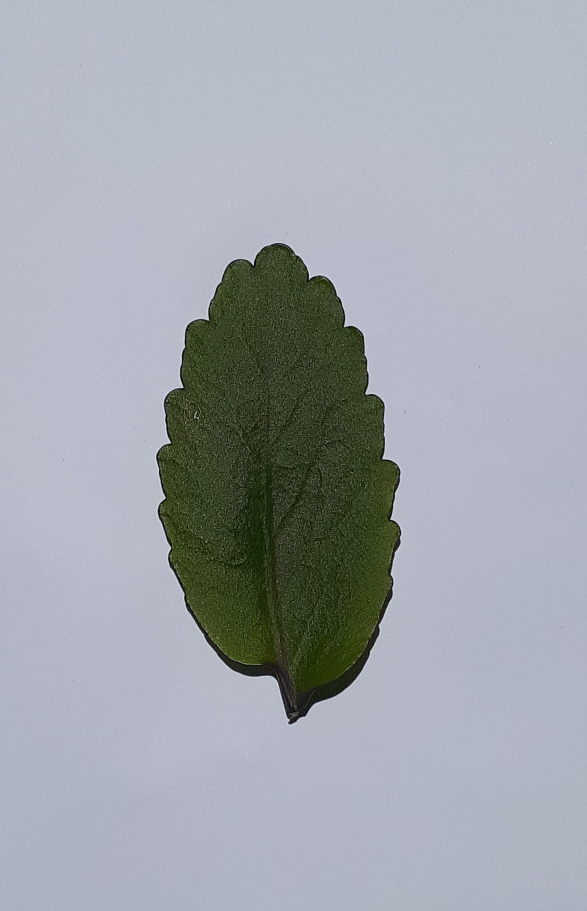
%> input picture Dataset/Cocor-Bebek-1.jpg, 1173 x 1822 px (shown at 1/2 size); its folder holds only this picture in this run
$ octave ekstrak_fitur.m   (GNU Octave 9; MATLAB toolbox functions it lacks are replaced by stand-ins)
%> lines starting %> are read from the running program, lines starting %| are printed output that depends on the picture; in (x1, y1, x2, y2) boxes, pixels count from 0 and x2, y2 are one past the last pixel; in counts of white or black regions, pixels touching at a corner belong together; the program's own positions count from 1
image_folder = 'dataset';
% dir itu untuk list content dalam directory
% fullfile itu untuk membuat semua properti dari sebuah file, trus
% nyambungin path kayak os.path.join
filenames = dir(fullfile(image_folder, '*.jpg'));
% numel untuk menghitung jumlah element dalam suatu list
total_images = numel(filenames);

for n = 1:total_images
    % membuat nama 1 file untuk setiap iterasi
    full_name = fullfile(image_folder, filenames(n).name);
    % imread untuk membaca gambar
    img = imread(full_name);
%> img is the input picture: size 1822x1173x3 uint8; mean R, G, B 160.7, 165.9, 172.8
    % cek apakah sudah potrait
    [rows, columns, channels] = size(img);
%> rows = 1822; columns = 1173; channels = 3
    if columns > rows
        % imrotate untuk merotasi gambar
        img = imrotate(img, 90);
    end
    % meresize ukuran gambar supaya ukuran dataset sama
    img_resize = imresize(img, [256,192]);

    % CIRI BENTUK
    % mencoba segmentasi dengan tresholding
    % rgb2gray untuk mengubah gambar rgb menjadi gray
    img_gray = rgb2gray(img_resize);
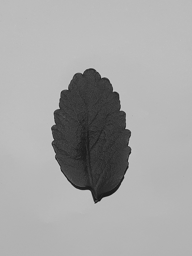
%> img_gray: size 256x192 uint8; min 17, max 201, mean 165.2
    % mencoba convert grayscale ke binary dengan thresholding adaptive
    img_bw = imbinarize(img_gray, "adaptive");
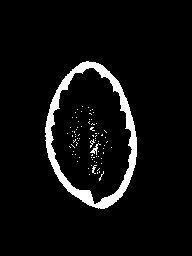
%> img_bw: size 256x192 logical; 5.6% white; 79 white regions (76 under 20 px), largest, box (x1, y1, x2, y2) and area: (45, 61, 137, 209) 2523, (90, 143, 101, 155) 38, (92, 165, 97, 174) 20
    % membuang object yang punya piksel dibawah batas, siapa tau ada noise
    % di sekitar. batas 10 cuma perkiraan
    img_obj = bwareaopen(img_bw, 10);
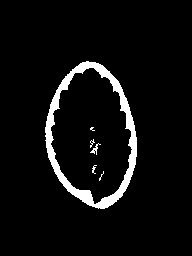
%> img_obj: size 256x192 logical; 5.3% white; 6 white regions (3 under 20 px), largest, box (x1, y1, x2, y2) and area: (45, 61, 137, 209) 2523, (90, 143, 101, 155) 38, (92, 165, 97, 174) 20
    % mengambil properti bentuk
    stats = regionprops(img_obj,'Area','Perimeter','Eccentricity');
%> stats = 6 regions; Area, Eccentricity and Perimeter: 2523 0.761 377.3, 38 0.895 42.42, 20 0.915 26.41, 17 0.903 22.68, 13 0.987 20.6, 11 0.652 14.23
    area(n) = stats.Area;
    perimeter(n) = stats.Perimeter;
    metric(n) = 4*pi*area(n)/(perimeter(n)^2);
    eccentricity(n) = stats.Eccentricity;

    % CIRI WARNA
    % rgb2hsv untuk mengubah rgb ke hsv
    img_hsv = rgb2hsv(img_resize);
%> img_hsv: size 256x192x3 double; mean H, S, V 0.565, 0.147, 0.695
    % mengekstrak masing-masing komponen Hue, Saturation, Value
    H = img_hsv(:,:,1);
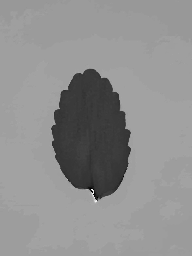
%> H: size 256x192 double; min 0, max 0.976, mean 0.565
    S = img_hsv(:,:,2);
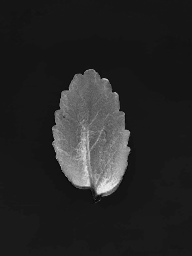
%> S: size 256x192 double; min 0, max 0.931, mean 0.147
    V = img_hsv(:,:,3);
    % dari tutorial dia melakukan tresholing pada komponen saturation
    S_bw = im2bw(S,.25);
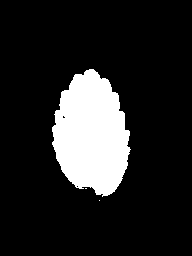
%> S_bw: size 256x192 logical; 14.7% white; 3 white regions (2 under 20 px), largest, box (x1, y1, x2, y2) and area: (52, 69, 131, 197) 7204
    % nilai 20 aku ambil karena ukuran gambarnya yang jadi lebih kecil
    S_bw = bwareaopen(S_bw,20);
%> S_bw: size 256x192 logical; 14.7% white; 1 white region, box (x1, y1, x2, y2) and area: (52, 69, 131, 197) 7204
    % mengambil citra RGB hasil segmentasi
    R = img_resize(:,:,1);
    G = img_resize(:,:,2);
    B = img_resize(:,:,3);

    R(~S_bw) = 0;
    G(~S_bw) = 0;
    B(~S_bw) = 0;
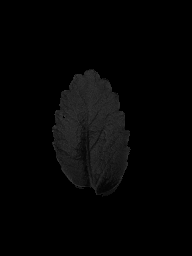
%> B: size 256x192 uint8; min 0, max 59, mean 4.7

    RGB = cat(3,R,G,B);
%> RGB: size 256x192x3 uint8; mean H, S, V 7.5, 9, 4.7

    % mencari titik yang berwarna putih di gambar segmentasi
    [a,b] = find(S_bw==1);
%> a = 7204 values from 70 to 197; b = 7204 values from 53 to 131
    Red = 0;
    Green = 0;
    Blue = 0;

    for m = 1:numel(a)
        Red = Red + double(R(a(m),b(m)));
        Green = Green + double(G(a(m),b(m)));
        Blue = Blue + double(B(a(m),b(m)));
    end
%> this loop made 7204 passes
%> (Red, Green, Blue) on passes 1 to 3: (59, 66, 37), (116, 131, 70), (159, 178, 89)
%> after the loop, Blue = 230511; Green = 443749; Red = 368533

    % menghitung besaran komposisi dari setiap warna
    Red = Red/numel(a);
%> Red = 51.16
    Green = Green/numel(a);
%> Green = 61.6
    Blue = Blue/numel(a);
%> Blue = 32

    red(n) = Red;
    green(n) = Green;
    blue(n) = Blue;
end

input = [metric;eccentricity];
%> input = [0.223; 0.761]
% membuat urutan label dari data citra latih (ada 75 data)
label = zeros(1,75);
% keterangan label : Cocor Bebek (1), Jambu (2), Kacang Panjang (3),
% Singkong (4), Tomat (5)
label(:,1:15) = 1;
label(:,16:30) = 2;
label(:,31:45) = 3;
label(:,46:60) = 4;
label(:,61:75) = 5;

% ekstrak fitur ke dalam bentuk csv
writematrix(area, 'area.csv');
writematrix(perimeter, 'perimeter.csv');
writematrix(metric, 'metric.csv');
writematrix(eccentricity, 'eccentricity.csv');
writematrix(red,'red.csv');
writematrix(green,'green.csv');
writematrix(blue,'blue.csv');
writematrix(label, 'label.csv');

$ run again, on Dataset/Cocor-Bebek-13.jpg
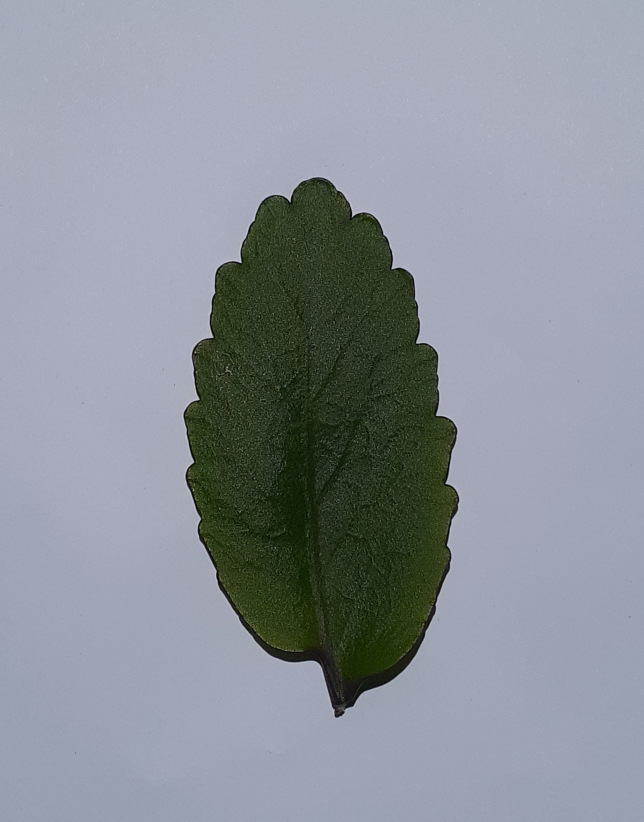
%> input picture Dataset/Cocor-Bebek-13.jpg, 1288 x 1643 px (shown at 1/2 size)
%> img is the input picture: size 1643x1288x3 uint8; mean R, G, B 140.1, 145.8, 154.3
%> `img_bw = imbinarize(img_gray, "adaptive");`:
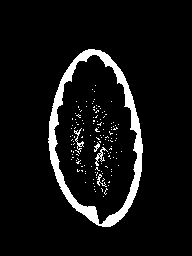
%> img_bw: size 256x192 logical; 7% white; 139 white regions (134 under 20 px), largest, box (x1, y1, x2, y2) and area: (48, 49, 143, 227) 2978, (95, 147, 108, 166) 71, (74, 128, 84, 152) 65, (97, 174, 107, 187) 38, (94, 142, 100, 152) 27
%> stats = 6 regions; Area, Eccentricity and Perimeter: 2978 0.818 434.4, 71 0.919 79.36, 65 0.946 86.59, 38 0.837 53.13, 27 0.908 26.52, 10 0.816 12.55
%> img_hsv: size 256x192x3 double; mean H, S, V 0.559, 0.179, 0.623
%> `B(~S_bw) = 0;`:
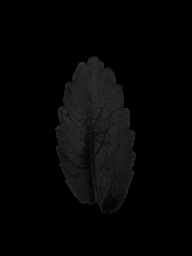
%> B: size 256x192 uint8; min 0, max 53, mean 5.3
%> RGB: size 256x192x3 uint8; mean H, S, V 7.6, 9.9, 5.3
%> a = 9154 values from 57 to 215; b = 9154 values from 56 to 136
%> the loop `for m = 1:numel(a)` made 9154 passes
%> (Red, Green, Blue) on passes 1 to 3: (49, 54, 38), (93, 105, 67), (127, 146, 89)
%> after the loop `for m = 1:numel(a)`: Blue = 259031; Green = 484755; Red = 375155
%> `Red = Red/numel(a);`: Red = 40.98
%> `Green = Green/numel(a);`: Green = 52.96
%> `Blue = Blue/numel(a);`: Blue = 28.3
%> input = [0.198; 0.818]

$ run again, on Dataset/Cocor-Bebek-14.jpg
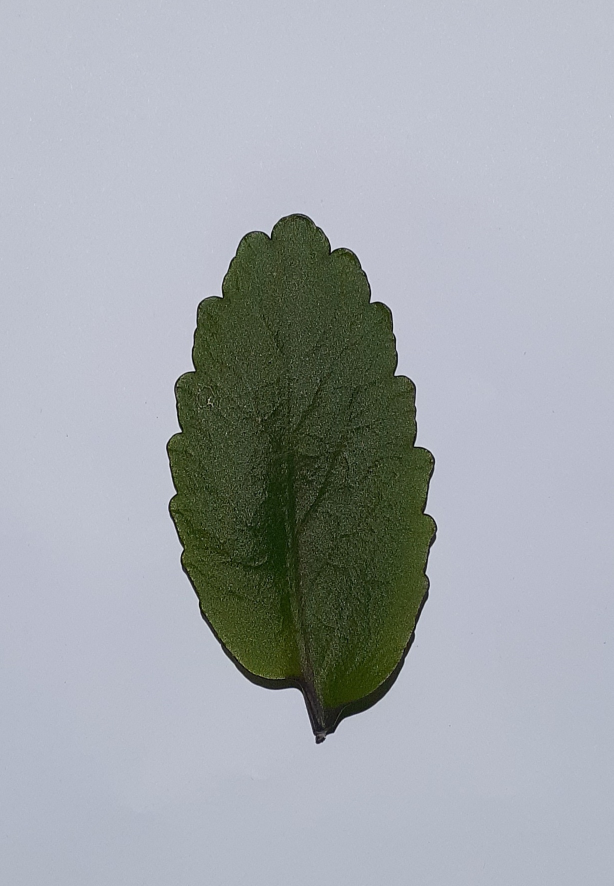
%> input picture Dataset/Cocor-Bebek-14.jpg, 1227 x 1772 px (shown at 1/2 size)
%> img is the input picture: size 1772x1227x3 uint8; mean R, G, B 163.1, 168.2, 173.3
%> `img_bw = imbinarize(img_gray, "adaptive");`:
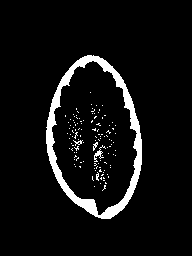
%> img_bw: size 256x192 logical; 6.3% white; 119 white regions (115 under 20 px), largest, box (x1, y1, x2, y2) and area: (46, 55, 142, 219) 2730, (94, 145, 106, 162) 59, (73, 140, 83, 146) 23, (93, 142, 98, 151) 22
%> stats = 7 regions; Area, Eccentricity and Perimeter: 2730 0.784 408.6, 59 0.901 75.42, 23 0.843 28.12, 22 0.922 20.05, 18 0.925 19.29, 11 0.939 17.81, 11 0.456 16.31
%> img_hsv: size 256x192x3 double; mean H, S, V 0.555, 0.149, 0.7
%> S_bw: size 256x192 logical; 17.5% white; 1 white region, box (x1, y1, x2, y2) and area: (53, 62, 136, 207) 8593
%> `B(~S_bw) = 0;`:
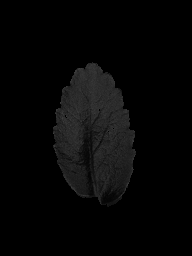
%> B: size 256x192 uint8; min 0, max 63, mean 6.1
%> RGB: size 256x192x3 uint8; mean H, S, V 9.5, 11.3, 6.1
%> a = 8593 values from 63 to 207; b = 8593 values from 54 to 136
%> the loop `for m = 1:numel(a)` made 8593 passes
%> (Red, Green, Blue) on passes 1 to 3: (73, 81, 47), (148, 165, 90), (206, 235, 119)
%> after the loop `for m = 1:numel(a)`: Blue = 301417; Green = 557270; Red = 466525
%> `Red = Red/numel(a);`: Red = 54.29
%> `Green = Green/numel(a);`: Green = 64.85
%> `Blue = Blue/numel(a);`: Blue = 35.08
%> input = [0.206; 0.784]

$ run again, on Dataset/Cocor-Bebek-10.jpg
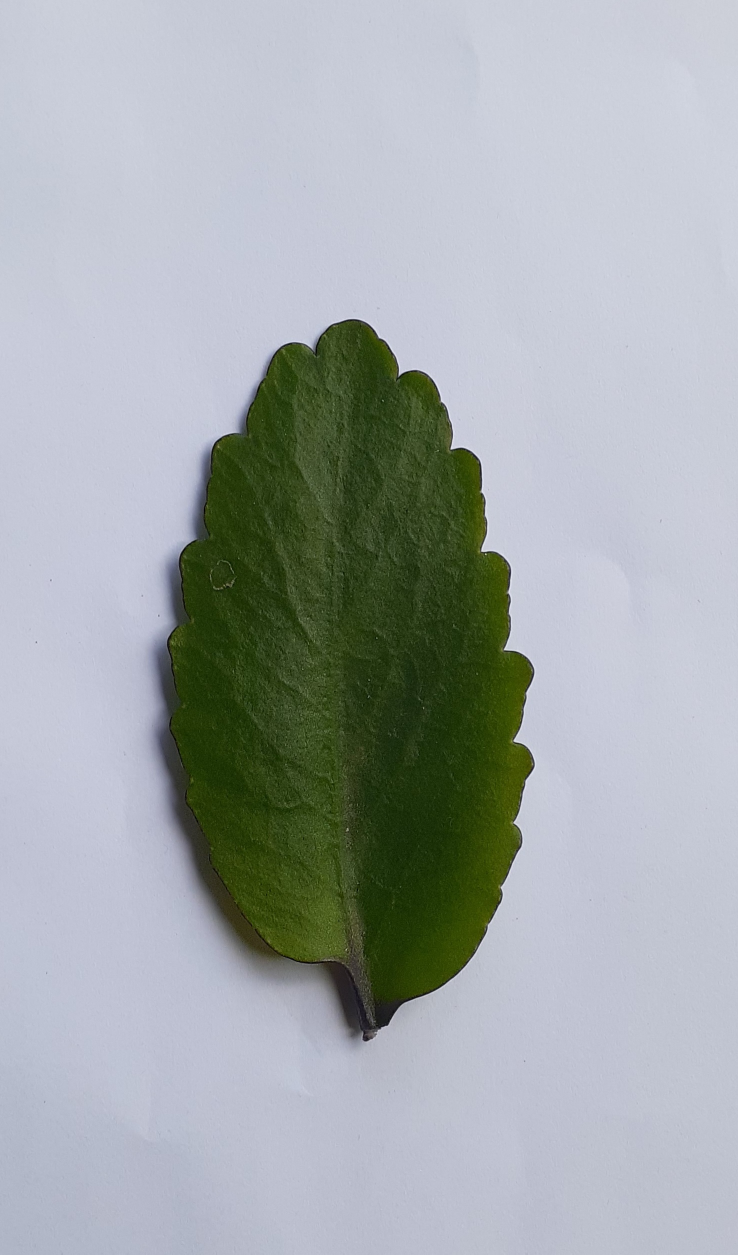
%> input picture Dataset/Cocor-Bebek-10.jpg, 1476 x 2509 px (shown at 1/2 size)
%> img is the input picture: size 2509x1476x3 uint8; mean R, G, B 164, 170.3, 172.3
%> img_bw: size 256x192 logical; 7% white; 69 white regions (62 under 20 px), largest, box (x1, y1, x2, y2) and area: (33, 57, 144, 219) 2837, (77, 84, 89, 117) 171, (81, 168, 94, 193) 72
%> stats = 9 regions; largest, Area, Eccentricity and Perimeter: 2837 0.714 430.4, 171 0.96 116.2, 72 0.968 77.25, 55 0.988 60.53, 48 0.938 41.04
%> img_hsv: size 256x192x3 double; mean H, S, V 0.551, 0.206, 0.711
%> S_bw: size 256x192 logical; 19.6% white; 1 white region, box (x1, y1, x2, y2) and area: (44, 66, 138, 205) 9632
%> `B(~S_bw) = 0;`:
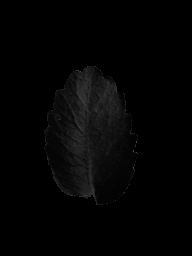
%> B: size 256x192 uint8; min 0, max 79, mean 3.7
%> RGB: size 256x192x3 uint8; mean H, S, V 9.2, 12.6, 3.7
%> a = 9632 values from 67 to 205; b = 9632 values from 45 to 138
%> the loop `for m = 1:numel(a)` made 9632 passes
%> (Red, Green, Blue) on passes 1 to 3: (50, 58, 19), (108, 126, 41), (152, 177, 57)
%> after the loop `for m = 1:numel(a)`: Blue = 183986; Green = 621567; Red = 450227
%> `Red = Red/numel(a);`: Red = 46.74
%> `Green = Green/numel(a);`: Green = 64.53
%> `Blue = Blue/numel(a);`: Blue = 19.1
%> input = [0.192; 0.714]
